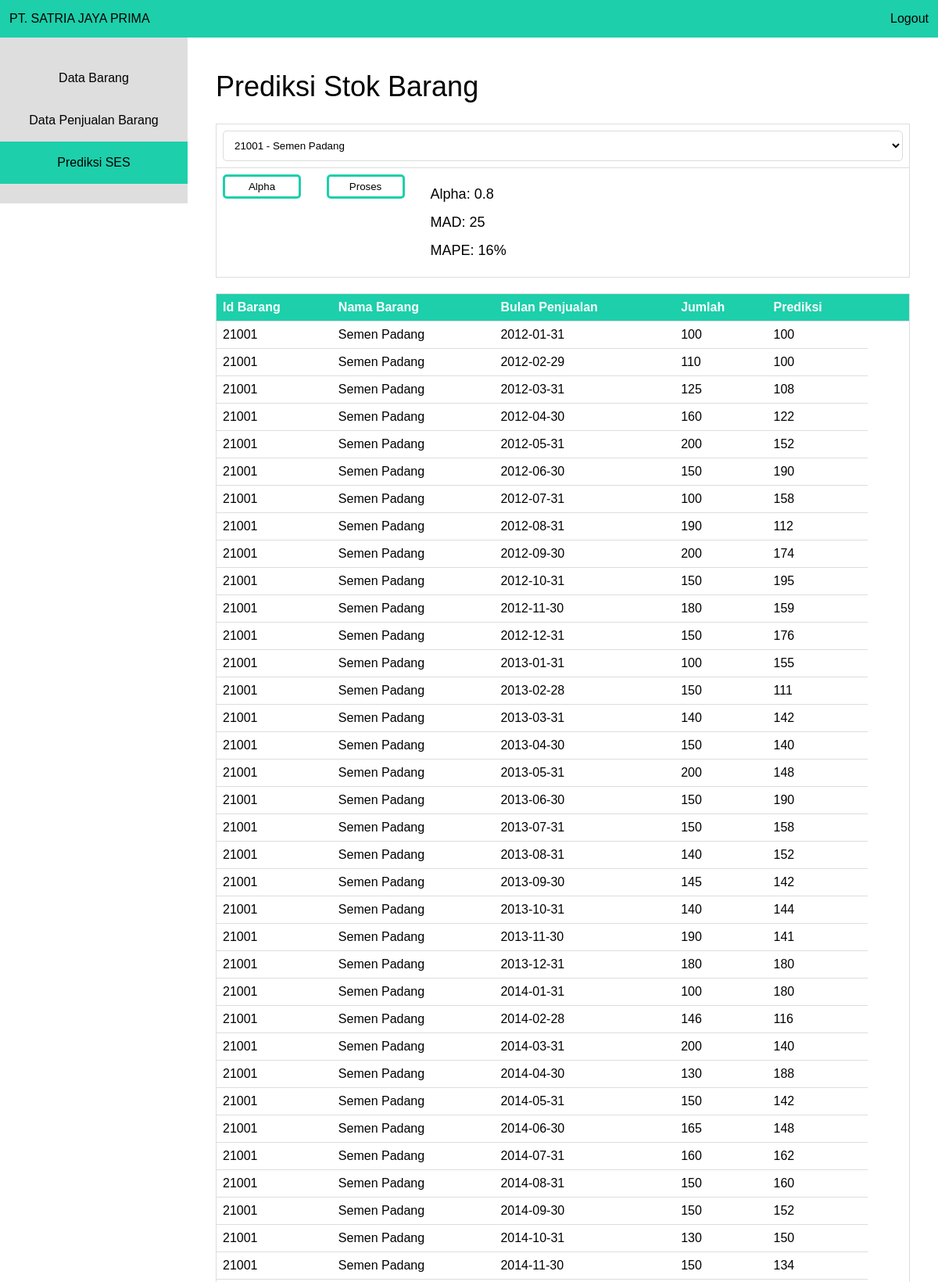
Page /ses.php (upper part) on the committed database.
### tables this page shows
CREATE TABLE `prediksi` (
  `id_prediksi` int(5) NOT NULL,
  `id_barang` int(5) NOT NULL,
  `bulan` date NOT NULL,
  `jumlah` int(5) NOT NULL,
  `prediksi` int(5) NOT NULL,
  `alpha_value` decimal(2,1) NOT NULL
);

CREATE TABLE `data_barang` (
  `id_barang` int(5) NOT NULL,
  `nama_barang` varchar(20) NOT NULL,
  `jumlah` int(5) NOT NULL
);

### ses.php (the view, shortened to what this page needs)
<?php
include 'koneksi.php';
?>
<html>
	<head>
		<link rel="stylesheet" type="text/css" href="style.css">
	</head>
	<body>
		<header>
			<div class="left">
				PT. SATRIA JAYA PRIMA
			</div>
			<div class="right">
				<a href="logout.php">Logout</a>
			</div>
		</header>
		<aside>
			<ul class="side">
				<a href="tab-barang.php"><li class="side">Data Barang</li></a>
				<a href="tab-penjualan-barang.php"><li class="side">Data Penjualan Barang</li></a>
				<a href="ses.php"><li class="side active">Prediksi SES</li></a>
			</ul>
		</aside>
		<section class="content">
			<h1 class="content">Prediksi Stok Barang</h1>
			<table>
				<form id="form_prediksi" action="ses_proses.php" method="POST">
					<tr>
						<td colspan="3">
							<select id="id_barang" name="id_barang" style="width: 100%; margin: 0;" required>
								<?php
									$id_barang_selected = $_GET['id_barang'];
									$barang_query = $MySQLi_CON->query("SELECT * FROM `data_barang`");
									$flag_first_item = false;
									while($barang_row = $barang_query->fetch_assoc()) {
										echo "<option value='".$barang_row['id_barang']."' ";
										if($id_barang_selected == $barang_row['id_barang']) echo "selected";
										echo ">".$barang_row['id_barang']." - ".$barang_row['nama_barang']."</option>";
										if($id_barang_selected == false AND $flag_first_item == false) {
											$id_barang_selected = $barang_row['id_barang'];
											$flag_first_item = true;
										}
									}
								?>
							</select>
						</td>
					</tr>
					<tr>
						<td width="15%">
							<button id="btn_alpha" type="button" role="button" class="button" style="min-width: 100px; padding: 5px 10px; margin: 0;">Alpha</button>
						</td>
						<td width="15%">
							<input type="submit" id="btn_pross" name="btn_pross" class="button" style="min-width: 100px; padding: 5px 10px; margin: 0;" value="Proses"/>
						</td>
						<td>
							<p id="p_alpha">Alpha: 0</p>
							<p id="p_mad">MAD: </p>
							<p id="p_mape">MAPE: </p>
						</td>
					</tr>
				</form>
			</table>
			<?php
			$tableprediksi = "SELECT data_barang.id_barang, data_barang.nama_barang, prediksi.id_prediksi, prediksi.bulan, prediksi.jumlah, prediksi.prediksi
							FROM prediksi JOIN data_barang
							WHERE prediksi.id_barang = data_barang.id_barang && prediksi.id_barang = $id_barang_selected
							ORDER BY prediksi.id_prediksi ASC";
			if($result = $MySQLi_CON->query($tableprediksi)) {
				if($result->num_rows > 0) {
					echo "<table id='tableprediksi'>";
					echo "<tr><th>Id Barang</th><th>Nama Barang</th><th>Bulan Penjualan</th><th>Jumlah</th><th>Prediksi</th><th></th><th></th></tr>";
					while($row = $result->fetch_object()) {
							echo "<tr>";
							echo "<td>" . $row->id_barang . "</td>";
							echo "<td>" . $row->nama_barang . "</td>";
							echo "<td>" . $row->bulan . "</td>";
							echo "<td>" . $row->jumlah . "</td>";
							echo "<td>" . $row->prediksi . "</td>";
							echo "</tr>";
							}
					echo "</table>";
				}
				else {
					echo "Tidak ada yang dapat ditampilkan !!!";
				}
			}
			else {
				echo "Error: " . $MySQLi_CON->error;
			}
			?>
		</section>
	</body>
</html>

### style.css (style rules this page uses)
html, body, div, span, applet, object, iframe, h1, h2, h3, h4, h5, h6, p, blockquote, pre, a, abbr, acronym, address, big, cite, code, del, dfn, em, font, img, ins, kbd, q, s, samp, small, strike, strong, sub, sup, tt, var, b, u, i, center, dl, dt, dd, ol, ul, li, fieldset, form, label, legend, table, caption, tbody, tfoot, thead, tr, th, td { background: transparent; border: 0; margin: 0; padding: 0; vertical-align: baseline; text-decoration: none; color: black; }
ol, ul { list-style: none; }
body { line-height: 1.5; margin: auto; float: auto; font-family: arial; font-weight: lighter; }
.left { float: left; }
.right { float: right; }
.button { padding: 10px; border-radius: 5px; background: transparent; text-align: center; border: solid 3px #1DCFAB; transition: all 250ms; float: left; margin-right: 15px; margin-bottom: 15px; }
p { margin-bottom: 15px; font-size: 18px; }
table { border-collapse: collapse; width: 100%; border-left: 1px solid #ddd; border-right: 1px solid #ddd; margin-top: 20px; float: left; }
th, td { text-align: left; padding: 8px; border-top: 1px solid #ddd; border-bottom: 1px solid #ddd; }
th { background-color: #1DCFAB; color: white; }
input,select { padding: 10px; border: solid 1px #dcdcdc; border-radius: 5px; border: solid 1px #dcdcdc; transition: box-shadow 0.3s, border 0.3s; background: white; width: 50%; margin-bottom: 15px; }
input[type="submit"] { width: 15%; }
header { width: 98%; padding: 1%; float: left; background: #1DCFAB; }
aside { padding: 25px 0 25px 0; background: #DEDEDE; width: 20%; float: left; }
li.side { padding: 15px; text-align: center; transition: background 500ms; }
li.active { background: #1DCFAB; }
section.content { padding: 3%; width: 74%; float: left; }
h1.content { font-size: 36px; font-weight: lighter; }

### rows in the picture
prediksi: id_barang.id_barang "21001", id_barang.nama_barang "Semen Padang", bulan "2012-01-31", jumlah "100", prediksi "100"
prediksi: id_barang.id_barang "21001", id_barang.nama_barang "Semen Padang", bulan "2012-02-29", jumlah "110", prediksi "100"
prediksi: id_barang.id_barang "21001", id_barang.nama_barang "Semen Padang", bulan "2012-03-31", jumlah "125", prediksi "108"
prediksi: id_barang.id_barang "21001", id_barang.nama_barang "Semen Padang", bulan "2012-04-30", jumlah "160", prediksi "122"
prediksi: id_barang.id_barang "21001", id_barang.nama_barang "Semen Padang", bulan "2012-05-31", jumlah "200", prediksi "152"
prediksi: id_barang.id_barang "21001", id_barang.nama_barang "Semen Padang", bulan "2012-06-30", jumlah "150", prediksi "190"
prediksi: id_barang.id_barang "21001", id_barang.nama_barang "Semen Padang", bulan "2012-07-31", jumlah "100", prediksi "158"
prediksi: id_barang.id_barang "21001", id_barang.nama_barang "Semen Padang", bulan "2012-08-31", jumlah "190", prediksi "112"
prediksi: id_barang.id_barang "21001", id_barang.nama_barang "Semen Padang", bulan "2012-09-30", jumlah "200", prediksi "174"
prediksi: id_barang.id_barang "21001", id_barang.nama_barang "Semen Padang", bulan "2012-10-31", jumlah "150", prediksi "195"
prediksi: id_barang.id_barang "21001", id_barang.nama_barang "Semen Padang", bulan "2012-11-30", jumlah "180", prediksi "159"
prediksi: id_barang.id_barang "21001", id_barang.nama_barang "Semen Padang", bulan "2012-12-31", jumlah "150", prediksi "176"
prediksi: id_barang.id_barang "21001", id_barang.nama_barang "Semen Padang", bulan "2013-01-31", jumlah "100", prediksi "155"
prediksi: id_barang.id_barang "21001", id_barang.nama_barang "Semen Padang", bulan "2013-02-28", jumlah "150", prediksi "111"
prediksi: id_barang.id_barang "21001", id_barang.nama_barang "Semen Padang", bulan "2013-03-31", jumlah "140", prediksi "142"
prediksi: id_barang.id_barang "21001", id_barang.nama_barang "Semen Padang", bulan "2013-04-30", jumlah "150", prediksi "140"
prediksi: id_barang.id_barang "21001", id_barang.nama_barang "Semen Padang", bulan "2013-05-31", jumlah "200", prediksi "148"
prediksi: id_barang.id_barang "21001", id_barang.nama_barang "Semen Padang", bulan "2013-06-30", jumlah "150", prediksi "190"
prediksi: id_barang.id_barang "21001", id_barang.nama_barang "Semen Padang", bulan "2013-07-31", jumlah "150", prediksi "158"
prediksi: id_barang.id_barang "21001", id_barang.nama_barang "Semen Padang", bulan "2013-08-31", jumlah "140", prediksi "152"
prediksi: id_barang.id_barang "21001", id_barang.nama_barang "Semen Padang", bulan "2013-09-30", jumlah "145", prediksi "142"
prediksi: id_barang.id_barang "21001", id_barang.nama_barang "Semen Padang", bulan "2013-10-31", jumlah "140", prediksi "144"
prediksi: id_barang.id_barang "21001", id_barang.nama_barang "Semen Padang", bulan "2013-11-30", jumlah "190", prediksi "141"
prediksi: id_barang.id_barang "21001", id_barang.nama_barang "Semen Padang", bulan "2013-12-31", jumlah "180", prediksi "180"
prediksi: id_barang.id_barang "21001", id_barang.nama_barang "Semen Padang", bulan "2014-01-31", jumlah "100", prediksi "180"
prediksi: id_barang.id_barang "21001", id_barang.nama_barang "Semen Padang", bulan "2014-02-28", jumlah "146", prediksi "116"
prediksi: id_barang.id_barang "21001", id_barang.nama_barang "Semen Padang", bulan "2014-03-31", jumlah "200", prediksi "140"
prediksi: id_barang.id_barang "21001", id_barang.nama_barang "Semen Padang", bulan "2014-04-30", jumlah "130", prediksi "188"
prediksi: id_barang.id_barang "21001", id_barang.nama_barang "Semen Padang", bulan "2014-05-31", jumlah "150", prediksi "142"
prediksi: id_barang.id_barang "21001", id_barang.nama_barang "Semen Padang", bulan "2014-06-30", jumlah "165", prediksi "148"
prediksi: id_barang.id_barang "21001", id_barang.nama_barang "Semen Padang", bulan "2014-07-31", jumlah "160", prediksi "162"
prediksi: id_barang.id_barang "21001", id_barang.nama_barang "Semen Padang", bulan "2014-08-31", jumlah "150", prediksi "160"
prediksi: id_barang.id_barang "21001", id_barang.nama_barang "Semen Padang", bulan "2014-09-30", jumlah "150", prediksi "152"
prediksi: id_barang.id_barang "21001", id_barang.nama_barang "Semen Padang", bulan "2014-10-31", jumlah "130", prediksi "150"
prediksi: id_barang.id_barang "21001", id_barang.nama_barang "Semen Padang", bulan "2014-11-30", jumlah "150", prediksi "134"

### other values in the picture
form field id_barang "21001 - Semen Padang"
